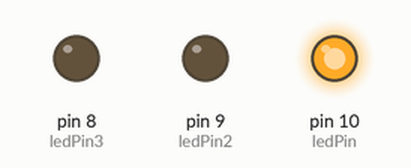
This sketch was run on a simulated Arduino Uno, built with avr-gcc and run on an emulated ATmega328P. Parts: output pins drawn as LEDs (lit = HIGH).

Above: at 0.5 s.
At 5.5 s:
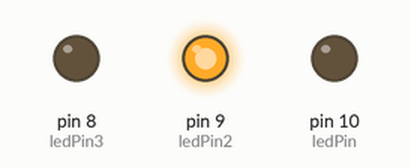
At 10.5 s:
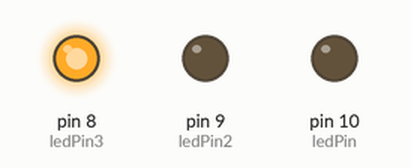
At 17.5 s:
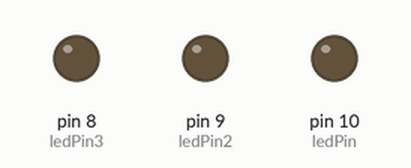
Timing chart, 0 to 19.5 s (numbered marks = the images above):
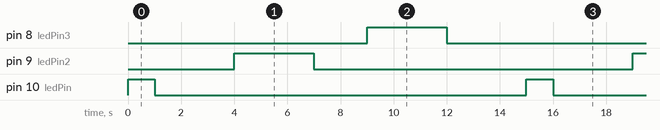

The sketch:

semafaro.ino
```cpp
int ledPin = 10;
int ledPin2 = 9;
int ledPin3 = 8;
void setup() {
  // put your setup code here, to run once:
  pinMode(ledPin, OUTPUT);
  pinMode(ledPin2, OUTPUT);
  pinMode(ledPin3, OUTPUT);
}

void loop() {
  // put your main code here, to run repeatedly:
  digitalWrite(ledPin,HIGH);
  delay(1000);
  digitalWrite(ledPin,LOW);
  delay(3000);
  digitalWrite(ledPin2,HIGH);
  delay(3000);
  digitalWrite(ledPin2,LOW);
  delay(2000);
  digitalWrite(ledPin3,HIGH);
  delay(3000);
  digitalWrite(ledPin3,LOW);
  delay(3000);
}
```

Measured:
- by itself, pin 8 (ledPin3), pin 9 (ledPin2): alternates HIGH for 3.0 s and LOW for 12.0 s
- by itself, pin 10 (ledPin): alternates HIGH for 1.0 s and LOW for 14.0 s
- by itself, everything shown: repeats every 15.0 s, in 6 steps
